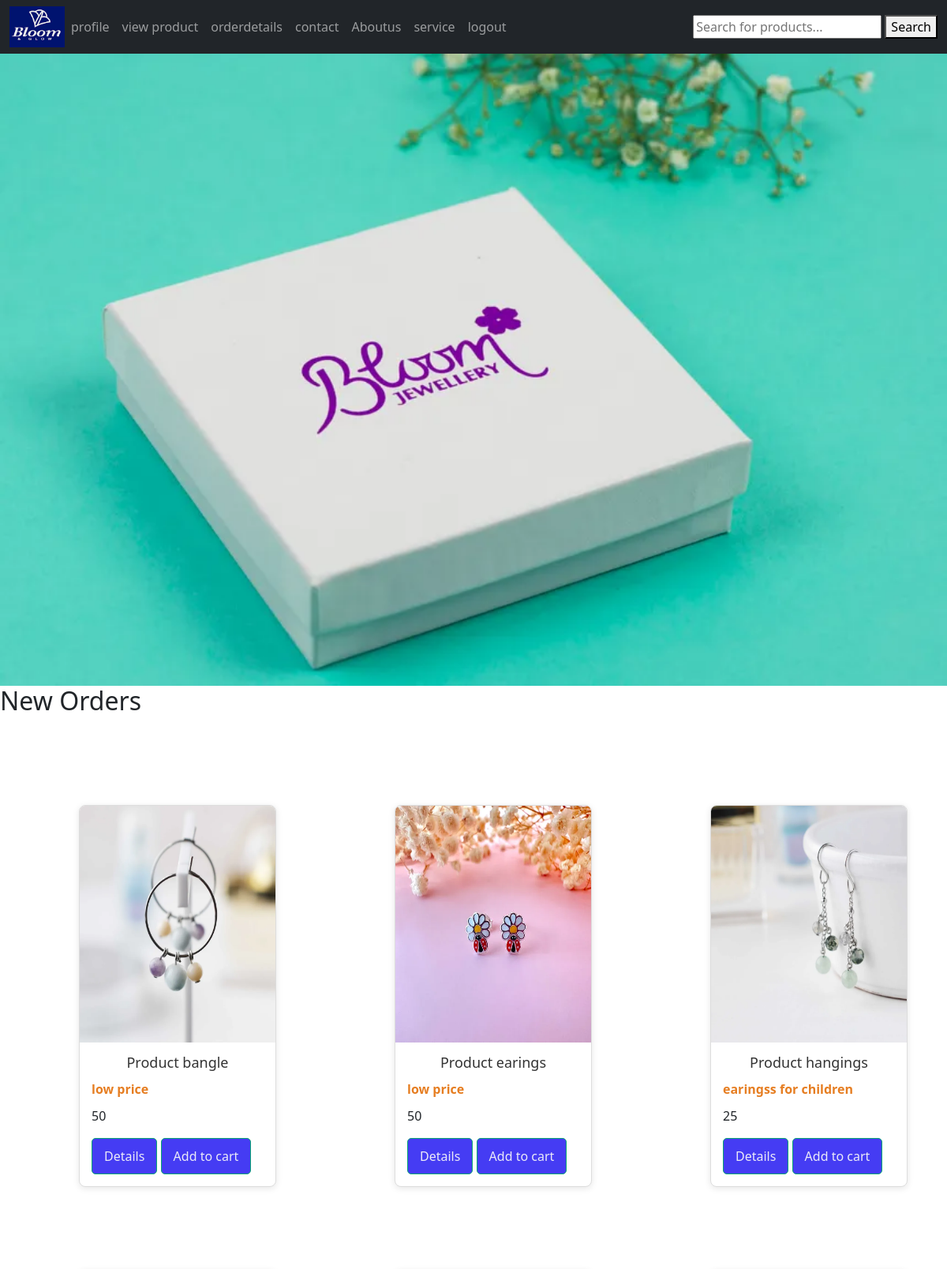
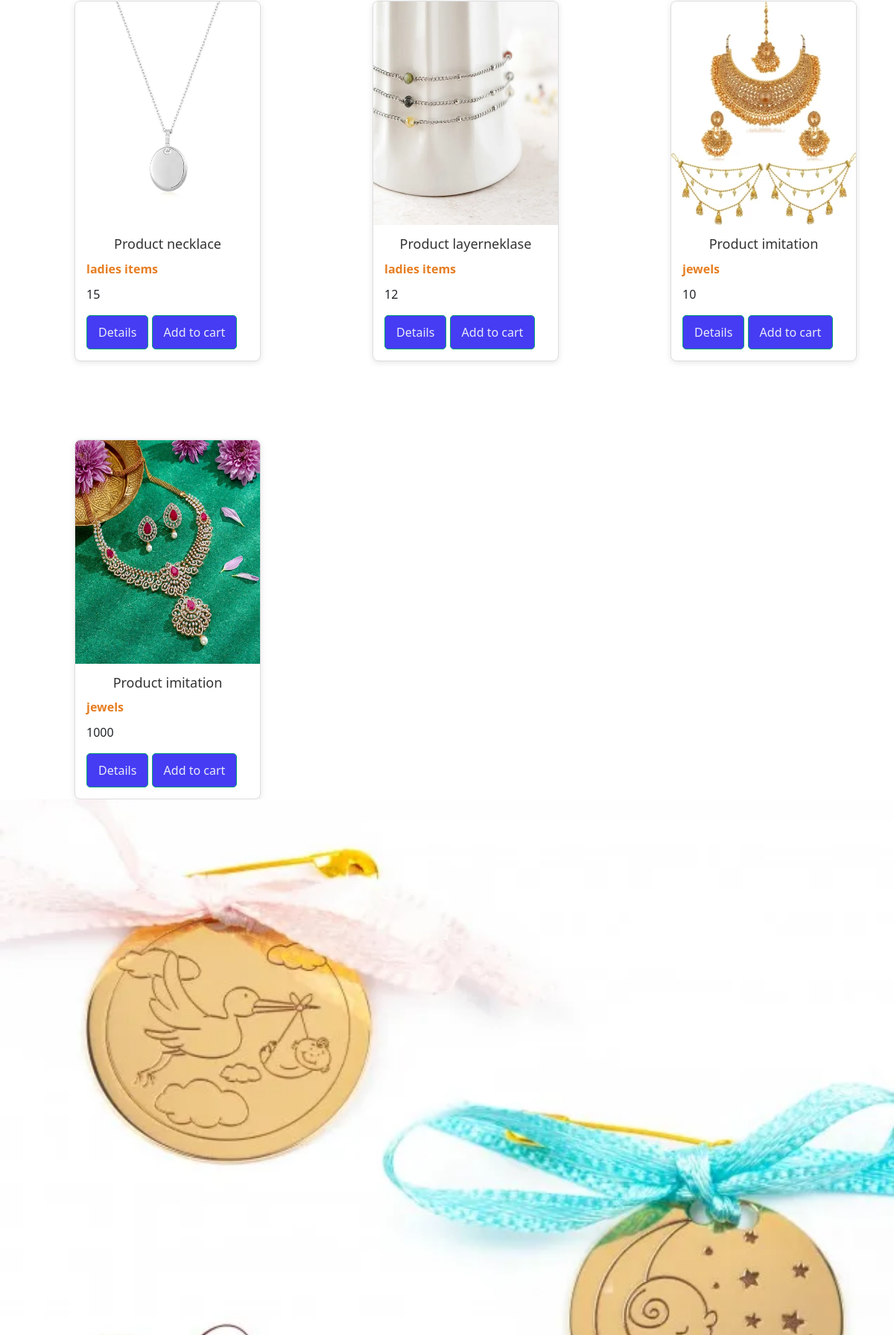
The app's page /userhome (signed in, upper part) with its own data (2 pictures, top to bottom).
### app/models.py (models this page shows, shortened)
class Product(models.Model):
    shop = models.ForeignKey(Shopreg,on_delete=models.CASCADE)
    name = models.TextField()
    discription = models.TextField()
    price = models.IntegerField()
    quantity = models.IntegerField()
    offerprice = models.IntegerField()
    image = models.FileField()

### app/views.py (the view)
# urls.py: path('userhome',views.userhome),
def userhome(req):
    if 'user' in req.session:
        data=Product.objects.all()
        return render(req,'userhome.html',{'data':data})
    else:
        return redirect(login)

### template/userhome.html (shortened to what this page needs)
<!DOCTYPE html>
<html lang="en">
<head>
  <link href="https://cdn.jsdelivr.net/npm/bootstrap@5.3.3/dist/css/bootstrap.min.css" rel="stylesheet">
</head>
<body>
<nav class="navbar navbar-expand-sm navbar-dark bg-dark">
  <div class="container-fluid">
    <a href="#" class="logo">
      <img src="static/download (1).png" alt="logo" width="70px">
    </a>
    <div class="collapse navbar-collapse" id="mynavbar">
      <ul class="navbar-nav me-auto">
        <li class="nav-item">
          <a class="nav-link" href="../profile">profile</a>
        </li>
        <li class="nav-item">
          <a class="nav-link" href="../userviewproduct">view product</a>
        </li>
        <li class="nav-item">
          <a class="nav-link" href="../orderdetails">orderdetails</a>
        </li>
        <li class="nav-item">
          <a class="nav-link" href="../contact">contact</a>
        </li>
      <li class="nav-item">
        <a class="nav-link" href="../aboutus">Aboutus</a>
      </li>
    <li class="nav-item">
      <a class="nav-link" href="../service">service</a>
    </li>
        <li class="nav-item">
          <a class="nav-link" href="../logout">logout</a>
        </li>
      </ul>
  <form method="get" action="{% url 'product_search' %}">
    <input type="text" name="query" placeholder="Search for products...">
    <button type="submit">Search</button>
</form>
    </div>
  </div>
</nav>
<div>
    <img src="static/bloom+packaging+1.webp" width="100%" height="100%">
 </div>
      <div><h2>New Orders</h2></div>
      {% for i in data %}
      <div class="gallery">
        <div class="product">
            <img src="{{i.image.url}}" alt="Product 1" >
            <div class="description">
                <h3>Product {{i.name}}</h3>
                <p class="price">{{i.discription}}</p>
                <p class="quantity">{{i.quantity}}</p>
                <a class="pro" href="../prodetails/{{i.pk}}">Details</a>
          <a class="pro" href="../addtocart/{{i.pk}}">Add to cart</a>
            </div>
        </div>
      </div>
      {% endfor %}
                  <img src="static/246_PE0Y0BABYXXXG_BOY (10 of 8)-636x500.webp" width="100%" height="100%">
</body>
</html>

### template/userhome.html (style rules this page uses)
.gallery { width:300px; float: left; margin-left: 100px; padding-top: 5px; margin-top: 100px; }
h3 { text-align: center; text-shadow: #301803; }
.product { background-color: white; border: 1px solid #ddd; border-radius: 8px; overflow: hidden; width: 250px; box-shadow: 0 2px 8px rgba(0, 0, 0, 0.1); transition: transform 0.2s ease-in-out; }
.product img { min-width: 250px; min-height: 300px; max-width: 250px; max-height: 300px; display: block; }
.product .description { padding: 15px; }
.product h3 { font-size: 18px; margin: 0 0 10px 0; color: #333; }
.product .price { font-size: 16px; color: #e67e22; margin-bottom: 10px; font-weight: bold; }
.pro { display: inline-block; padding: 10px 15px; color: rgb(235, 235, 248); background-color: rgb(69, 60, 243); border: 1px solid rgb(9, 165, 116); text-align: center; text-decoration: none; border-radius: 5px; transition: background-color 0.3s, color 0.3s; }

### records on screen
Product: image (picture), name "bangle", discription "low price", quantity "50"
Product: image (picture), name "earings", discription "low price", quantity "50"
Product: image (picture), name "hangings", discription "earingss for children", quantity "25"
Product: image (picture), name "necklace", discription "ladies items", quantity "15"
Product: image (picture), name "layerneklase", discription "ladies items", quantity "12"
Product: image (picture), name "imitation", discription "jewels", quantity "10"
Product: image (picture), name "imitation", discription "jewels", quantity "1000"
